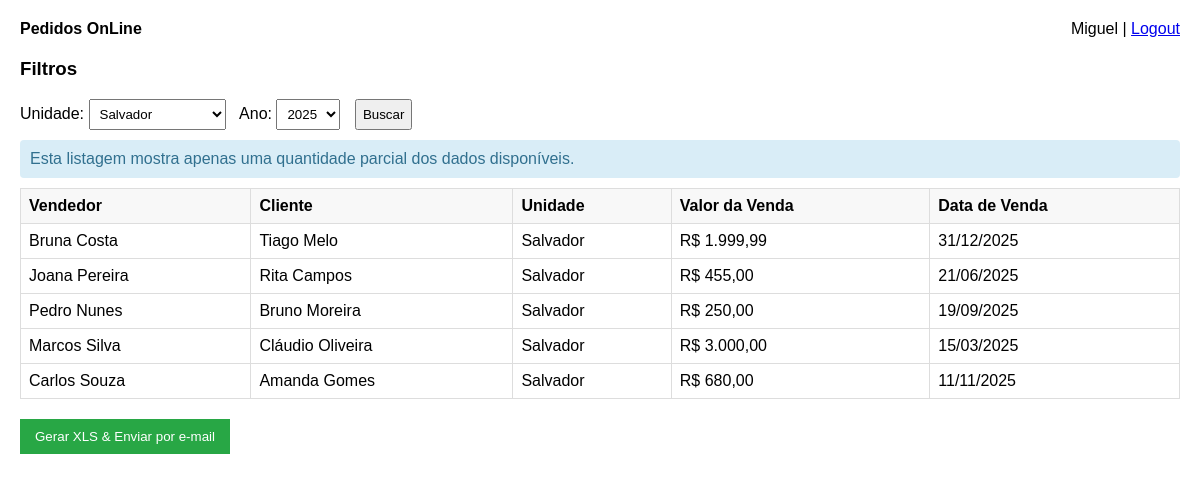
/api/public/dashboard.php (signed in), run on the app's committed database.
### tables this page shows
CREATE TABLE vendas (
    id INT AUTO_INCREMENT PRIMARY KEY,
    vendedor VARCHAR(100) NOT NULL,
    cliente VARCHAR(100) NOT NULL,
    unidade ENUM('Salvador', 'Feira de Santana', 'Lauro de Freitas') NOT NULL,
    valor_venda DECIMAL(10,2) NOT NULL,
    data_venda TIMESTAMP NOT NULL DEFAULT CURRENT_TIMESTAMP,
    criado_em DATETIME DEFAULT CURRENT_TIMESTAMP
);

### api/public/dashboard.php (the view, shortened to what this page needs)
<?php
require __DIR__ . '/../config.php';
$unidades = ['Salvador', 'Feira de Santana', 'Lauro de Freitas'];
$unidade = $_GET['unidade'] ?? 'Salvador';
$ano = $_GET['ano'] ?? date('Y');
$sql = "SELECT vendedor, cliente, unidade, valor_venda,
               DATE_FORMAT(data_venda, '%d/%m/%Y') AS data_venda
        FROM vendas
        WHERE unidade = :unidade
          AND YEAR(data_venda) = :ano
        ORDER BY data_venda DESC
        LIMIT 8";
$stmt = $pdo->prepare($sql);
$stmt->execute([
    'unidade' => $unidade,
    'ano' => $ano
]);
$vendas = $stmt->fetchAll(PDO::FETCH_ASSOC);
?>
<!DOCTYPE html>
<html lang="pt-BR">
<head>
</head>
<body>
<header>
    <div>
        <strong>Pedidos OnLine</strong>
    </div>
    <div>
        <?= htmlspecialchars($_SESSION['user_nome']) ?> |
        <a href="logout.php">Logout</a>
    </div>
</header>
<h3>Filtros</h3>
<form method="GET" action="dashboard.php">
    Unidade:
    <select name="unidade">
        <?php foreach ($unidades as $u): ?>
            <option value="<?= $u ?>" <?= ($u === $unidade) ? 'selected' : '' ?>><?= $u ?></option>
        <?php endforeach; ?>
    </select>
    Ano:
    <select name="ano">
        <?php
        $anoAtual = (int)date('Y');
        for ($i = $anoAtual - 1; $i <= $anoAtual + 1; $i++): ?>
            <option value="<?= $i ?>" <?= ($i == $ano) ? 'selected' : '' ?>><?= $i ?></option>
        <?php endfor; ?>
    </select>
    <button type="submit">Buscar</button>
</form>
<div class="info">
    Esta listagem mostra apenas uma quantidade parcial dos dados disponíveis.
</div>
<table>
    <thead>
        <tr>
            <th>Vendedor</th>
            <th>Cliente</th>
            <th>Unidade</th>
            <th>Valor da Venda</th>
            <th>Data de Venda</th>
        </tr>
    </thead>
    <tbody>
        <?php if (!$vendas): ?>
            <tr><td colspan="5">Nenhum registro encontrado.</td></tr>
        <?php else: ?>
            <?php foreach ($vendas as $v): ?>
                <tr>
                    <td><?= htmlspecialchars($v['vendedor']) ?></td>
                    <td><?= htmlspecialchars($v['cliente']) ?></td>
                    <td><?= htmlspecialchars($v['unidade']) ?></td>
                    <td>R$ <?= number_format($v['valor_venda'], 2, ',', '.') ?></td>
                    <td><?= htmlspecialchars($v['data_venda']) ?></td>
                </tr>
            <?php endforeach; ?>
        <?php endif; ?>
    </tbody>
</table>
<form method="POST" action="producer.php" style="margin-top: 20px;">
    <button type="submit" class="btn-green">Gerar XLS & Enviar por e-mail</button>
</form>
</body>
</html>

### api/public/dashboard.php (style rules this page uses)
body { font-family: Arial, sans-serif; margin: 20px; }
header { display: flex; justify-content: space-between; margin-bottom: 20px; }
table { border-collapse: collapse; width: 100%; }
th, td { border: 1px solid #ddd; padding: 8px; }
th { background: #f8f8f8; text-align: left; }
select, button { padding: 6px; margin-right: 10px; }
.info { background: #d9edf7; color: #31708f; padding: 10px; margin: 10px 0; border-radius: 4px; }
.btn-green { background: #28a745; color: white; border: none; padding: 10px 15px; cursor: pointer; }

### data on the page
vendas: vendedor "Bruna Costa", cliente "Tiago Melo", unidade "Salvador", valor_venda "1.999,99", data_venda "31/12/2025"
vendas: vendedor "Joana Pereira", cliente "Rita Campos", unidade "Salvador", valor_venda "455,00", data_venda "21/06/2025"
vendas: vendedor "Pedro Nunes", cliente "Bruno Moreira", unidade "Salvador", valor_venda "250,00", data_venda "19/09/2025"
vendas: vendedor "Marcos Silva", cliente "Cláudio Oliveira", unidade "Salvador", valor_venda "3.000,00", data_venda "15/03/2025"
vendas: vendedor "Carlos Souza", cliente "Amanda Gomes", unidade "Salvador", valor_venda "680,00", data_venda "11/11/2025"

### other printed values
$_SESSION['user_nome'] "Miguel"
form field unidade "Salvador"
form field ano "2025"
